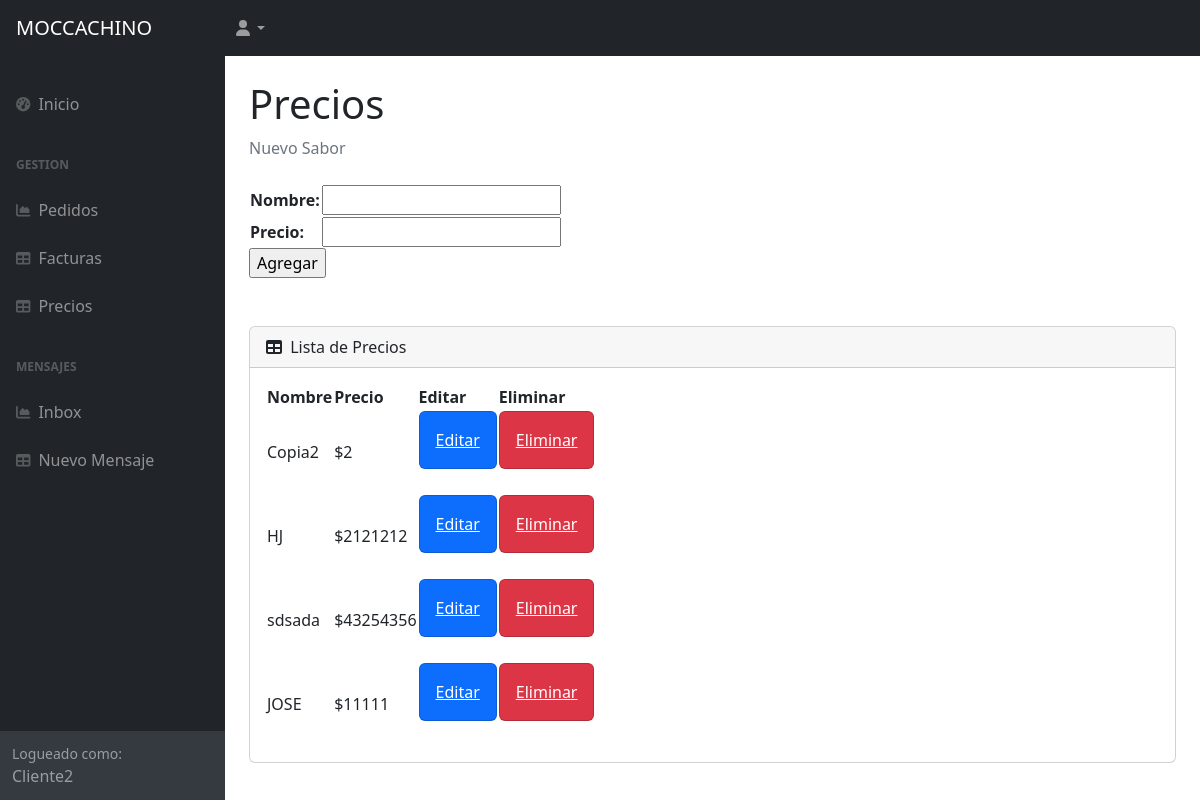
The page /AppClientes/precios/ (signed in) on the database its author committed.
### AppClientes/models.py (models this page shows, shortened)
class Sabores(models.Model):
    nombre=models.CharField(max_length=50)
    precio=models.IntegerField()

### AppClientes/views.py (the view)
# urls.py: path('precios/', precios, name="precios"),
@login_required
def precios(request):
    if request.method == "POST":
        form = SaboresForm(request.POST)
        if form.is_valid():
            sabor = Sabores()
            sabor.nombre = form.cleaned_data["nombre"]
            sabor.precio = form.cleaned_data["precio"]
            sabor.save()
            form = SaboresForm()
    else:
       form = SaboresForm()
    sabores = Sabores.objects.all()
    context= {"sabores": sabores, "form": form}
    return render(request, ("AppClientes/precios.html"), context)

### AppClientes/forms.py
class SaboresForm(forms.Form):
    nombre=forms.CharField(max_length=50)
    precio=forms.IntegerField()

### AppClientes/templates/AppClientes/precios.html (shortened to what this page needs)
{% extends 'AppClientes/padre.html' %}
{% load static %}
            {% block contenido %}
            <div id="layoutSidenav_content">
                <main>
                    <div class="container-fluid px-4">
                        <h1 class="mt-4">Precios</h1>
                        <ol class="breadcrumb mb-4">
                            <li class="breadcrumb-item active">Nuevo Sabor</li>
                        </ol>
                            <form action="" method="POST">
                                <table>
                                    {{ form.as_table }}
                                </table>
                                    <input type="submit" value="Agregar">
                            </form>
                            <br>
                            <br>
                        <div class="card mb-4">
                            <div class="card-header">
                                <i class="fas fa-table me-1"></i>
                                Lista de Precios
                            </div>
                            <div class="card-body">
                                <table id="datatablesSimple">
                                    <thead>
                                        <tr>
                                            <th>Nombre</th>
                                            <th>Precio</th>
                                            <th>Editar</th>
                                            <th>Eliminar</th>
                                        </tr>
                                    </thead>
                                    <tbody>
                                        {% for sabor in sabores %}
                                        <tr>
                                            <td>{{ sabor.nombre}}</td>
                                            <td>${{ sabor.precio}}</td>
                                            <td><div class="col-xl-auto col-md-1">
                                                <div class="card bg-primary text-white mb-4">
                                                    <a class="card-body" href="{% url 'precioseditar' sabor.id %}">Editar</a>
                                            </div></td>
                                            <td><div class="col-xl-auto col-md-1">
                                                <div class="card bg-danger text-white mb-4">
                                                    <a class="card-body" href="{% url 'preciosborrar' sabor.id %}">Eliminar</a>
                                                </div>
                                            </div></td>
                                        </tr>
                                        {% endfor %}
                                    </tbody>
                                </table>
                            </div>
                        </div>
                    </div>
                </main>
                {% endblock %}

### AppClientes/templates/AppClientes/padre.html (shortened to what this page needs)
<!DOCTYPE html>
<html lang="en">
    <head>
        {% load static %}
        <link href="https://cdn.jsdelivr.net/npm/simple-datatables@7.1.2/dist/style.min.css" rel="stylesheet" />
        <link href="{% static 'AppClientes/css/styles.css' %}" rel="stylesheet" />
    </head>
    <body class="sb-nav-fixed">
        <nav class="sb-topnav navbar navbar-expand navbar-dark bg-dark">
            <a class="navbar-brand ps-3" href="{% url 'InicioAppClientes' %}">MOCCACHINO</a>
            <ul class="navbar-nav ms-auto ms-md-0 me-3 me-lg-4">
                <li class="nav-item dropdown">
                    <a class="nav-link dropdown-toggle" id="navbarDropdown" href="#" role="button" data-bs-toggle="dropdown" aria-expanded="false"><i class="fas fa-user fa-fw"></i></a>
                </li>
            </ul>
        </nav>
        <div id="layoutSidenav">
            <div id="layoutSidenav_nav">
                <nav class="sb-sidenav accordion sb-sidenav-dark" id="sidenavAccordion">
                    <div class="sb-sidenav-menu">
                        <div class="nav">
                            <br>
                            <a class="nav-link" href="{% url 'InicioAppClientes' %}">
                                <div class="sb-nav-link-icon"><i class="fas fa-tachometer-alt"></i></div>
                                Inicio
                            </a>
                            <div class="sb-sidenav-menu-heading">Gestion</div>
                            <a class="nav-link" href="{% url 'pedidos_super' %}">
                                <div class="sb-nav-link-icon"><i class="fas fa-chart-area"></i></div>
                                Pedidos
                            </a>
                            <a class="nav-link" href="{% url 'facturas' %}">
                                <div class="sb-nav-link-icon"><i class="fas fa-table"></i></div>
                                Facturas
                            </a>
                            <a class="nav-link" href="{% url 'precios' %}">
                                <div class="sb-nav-link-icon"><i class="fas fa-table"></i></div>
                                Precios
                            </a>
                            <div class="sb-sidenav-menu-heading">Mensajes</div>
                            <a class="nav-link" href="{% url 'inbox' %}">
                                <div class="sb-nav-link-icon"><i class="fas fa-chart-area"></i></div>
                                Inbox
                            </a>
                            <a class="nav-link" href="{% url 'nuevomensaje' %}">
                                <div class="sb-nav-link-icon"><i class="fas fa-table"></i></div>
                                Nuevo Mensaje
                            </a>
                        </div>
                    </div>
                    <div class="sb-sidenav-footer">
                        <div class="small">Logueado como:</div>
                        {{ user.username }}
                    </div>
                </nav>
            </div>
            {% block contenido %}
            {% endblock %}
        </div>
    </body>
</html>

### rows shown on the page
Sabores: nombre "Copia2", precio "2"
Sabores: nombre "HJ", precio "2121212"
Sabores: nombre "sdsada", precio "43254356"
Sabores: nombre "JOSE", precio "11111"

### other values the page prints
{{ user.username }} "Cliente2"
